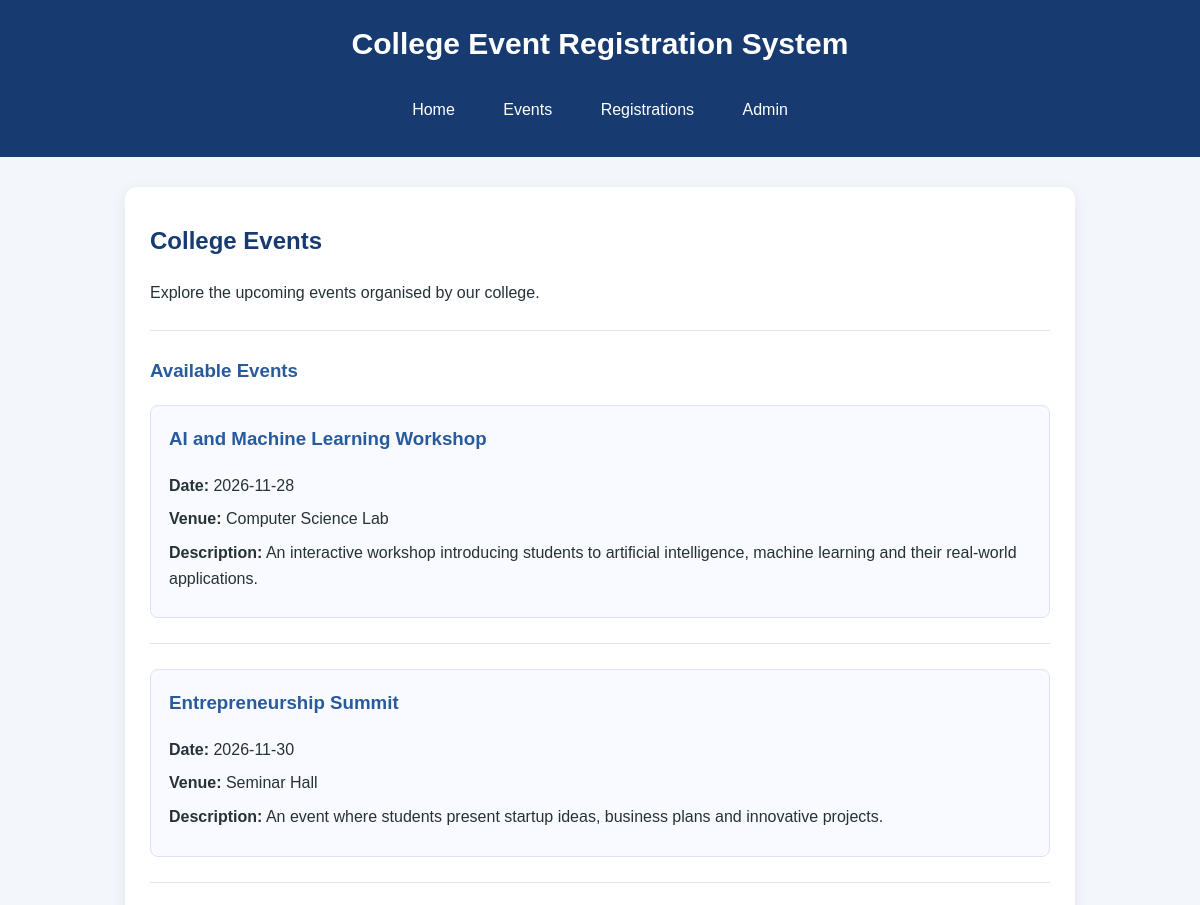
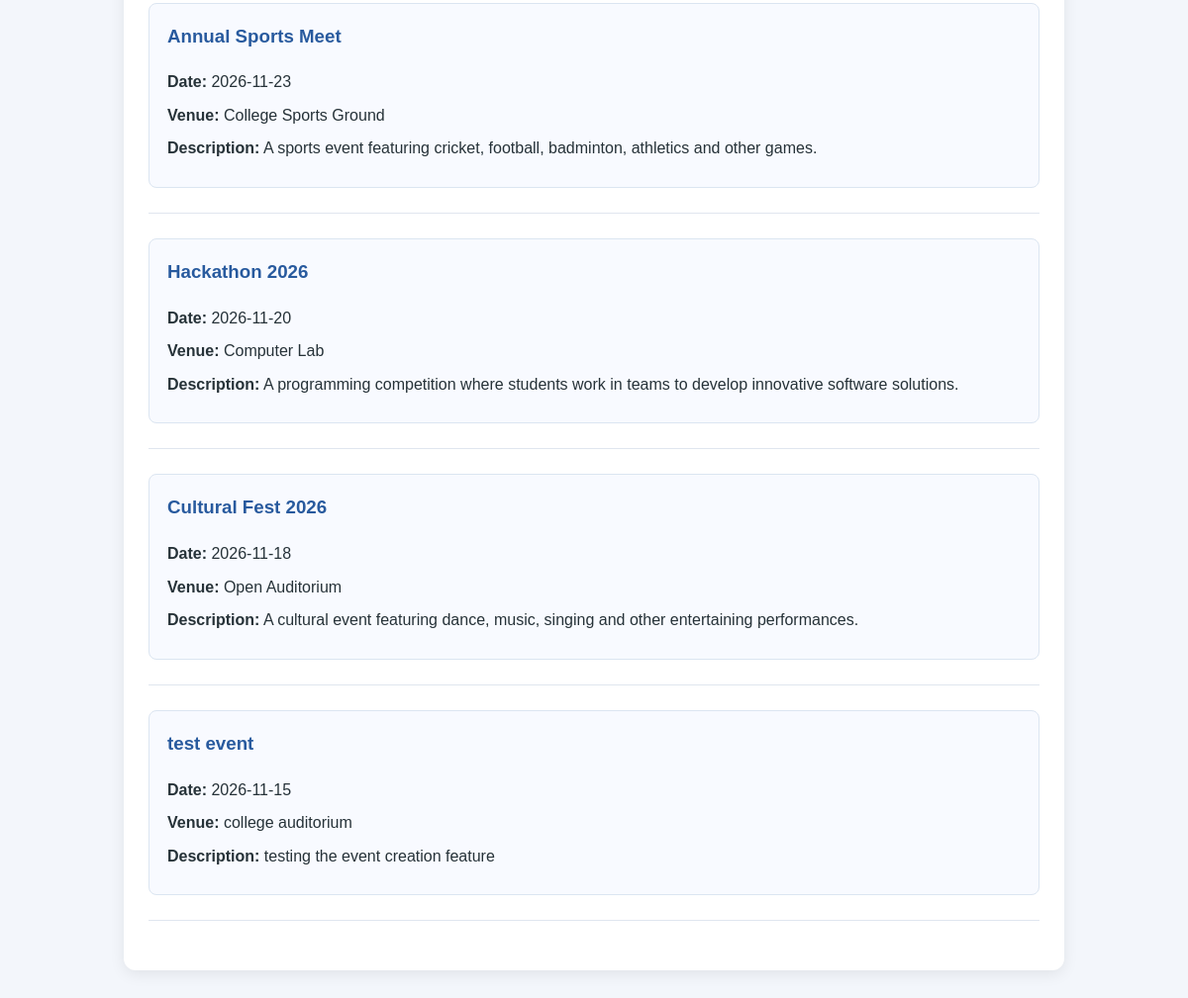
The app's page /events with its own data (2 pictures, top to bottom).
### tables this page shows
CREATE TABLE events (
            id INTEGER PRIMARY KEY AUTOINCREMENT,
            event_name TEXT NOT NULL,
            event_date TEXT NOT NULL,
            event_venue TEXT NOT NULL,
            event_description TEXT NOT NULL
        );

### app.py (the view)
@app.route("/events")
def events():
    connection = get_db_connection()
    all_events = connection.execute(
        "SELECT * FROM events ORDER BY id DESC"
    ).fetchall()
    connection.close()
    return render_template(
        "events.html",
        events=all_events,
        is_admin=session.get("admin_logged_in", False)
    )

### app.py (called while the page is built)
def get_db_connection():
    connection = sqlite3.connect("database.db")
    connection.row_factory = sqlite3.Row
    return connection

### templates/events.html (shortened to what this page needs)
{% extends "base.html" %}
{% block content %}
<h2>College Events</h2>
<p>Explore the upcoming events organised by our college.</p>
<hr>
<h3>Available Events</h3>
{% if events %}
    {% for event in events %}
        <div class="event-card">
            <h3>{{ event['event_name'] }}</h3>
            <p>
                <strong>Date:</strong>
                {{ event['event_date'] }}
            </p>
            <p>
                <strong>Venue:</strong>
                {{ event['event_venue'] }}
            </p>
            <p>
                <strong>Description:</strong>
                {{ event['event_description'] }}
            </p>
        </div>
        <hr>
    {% endfor %}
{% else %}
    <p>No events have been added yet.</p>
{% endif %}
{% endblock %}

### static/style.css (style rules this page uses)
body { font-family: Arial, sans-serif; background-color: #f3f6fb; color: #263238; margin: 0; padding: 0; line-height: 1.6; }
h2 { color: #173b70; margin-top: 10px; }
h3 { color: #285a9e; }
p { font-size: 16px; }
.event-card { background-color: #f8faff; border: 1px solid #dbe5f1; border-radius: 8px; padding: 18px; margin: 18px 0; overflow-wrap: anywhere; }
.event-card p { margin: 8px 0; }
hr { border: none; border-top: 1px solid #e0e6ef; margin: 25px 0; }
.event-card h3 { margin-top: 0; }

### records on screen
events: event_name "AI and Machine Learning Workshop", event_date "2026-11-28", event_venue "Computer Science Lab", event_description "An interactive workshop introducing students to artificial intelligence, machine learning and their real-world applications."
events: event_name "Entrepreneurship Summit", event_date "2026-11-30", event_venue "Seminar Hall", event_description "An event where students present startup ideas, business plans and innovative projects."
events: event_name "Annual Sports Meet", event_date "2026-11-23", event_venue "College Sports Ground", event_description "A sports event featuring cricket, football, badminton, athletics and other games."
events: event_name "Hackathon 2026", event_date "2026-11-20", event_venue "Computer Lab", event_description "A programming competition where students work in teams to develop innovative software solutions."
events: event_name "Cultural Fest 2026", event_date "2026-11-18", event_venue "Open Auditorium", event_description "A cultural event featuring dance, music, singing and other entertaining performances."
events: event_name "test event", event_date "2026-11-15", event_venue "college auditorium", event_description "testing the event creation feature"
